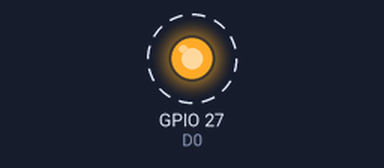
Bench run of a sketch on a simulated ESP32. Parts: output pins drawn as LEDs (lit = HIGH). Dashed ring = blinking. WiFi joins after 1.5 s; servers stay silent unless stated; what the sketch prints to the serial monitor is not drawn.

Above: at 2.0 s.
Timing chart, 0 to 6.1 s (numbered marks = the images above):
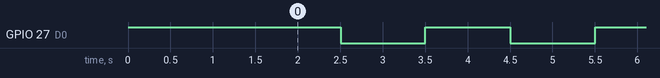

Measured:
- by itself, GPIO 27 (D0): alternates HIGH for 1.0 s and LOW for 1.0 s

The sketch:

Esp32_SPI.ino
```cpp
#include <Adafruit_Sensor.h>
#include <Adafruit_BME280.h>
#include <SPI.h>

#include <WiFi.h>
#include <WiFiUdp.h>

const char* ssid = "HOME-ACF0";
const char* password = "26102000";
WiFiUDP udpDevice;
uint16_t localUdpPort = 888;
uint16_t UDPPort = 5999;
#define MAX_LEDSERVERS 3
const char* hosts[MAX_LEDSERVERS] = {"192.168.1.66", "192.168.1.67", "192.168.1.68"};
#define SERIALMESSAGESIZE 3

uint8_t ledState = 0;
uint32_t previousMillis = 0;
#define ALIVE 1000
#define D0 27

#define BME_SCK 18
#define BME_MISO 19
#define BME_MOSI 23
#define BME_CS 5


#define SEALEVELPRESSURE_HPA (1013.25)


Adafruit_BME280 bme(BME_CS); // hardware SPI
bool status;

void setup() {
  //UDP SET-UP
  Serial.begin(115200);
  pinMode(D0, OUTPUT);     // Initialize the LED_BUILTIN pin as an output
  digitalWrite(D0, HIGH);
  Serial.println();
  Serial.println();
  Serial.print("Connecting to ");
  Serial.println(ssid);

  WiFi.mode(WIFI_STA);
  WiFi.begin(ssid, password);

  while (WiFi.status() != WL_CONNECTED) {
    delay(500);
    Serial.print(".");
  }
  Serial.println("");
  Serial.println("WiFi connected");
  // Print the IP address
  Serial.println(WiFi.localIP());
  udpDevice.begin(localUdpPort);

  //BME&RTC SET-UP
  status = bme.begin();
}

//UDP TASKS
void networkTask() {
  uint8_t i2c_data[7];
  uint8_t packetSize = udpDevice.parsePacket();
  //Serial.println(packetSize);
  if (packetSize >= 7) {

 for (int i = 0 ; i <= 7; i++) {
     i2c_data[i]= udpDevice.read();
    // Serial.print(i2c_data[i]);
    }

    float temperature = bme.readTemperature();
    float pressure = (bme.readPressure() / 100.0F);
    float altitude = bme.readAltitude(SEALEVELPRESSURE_HPA);
    float humidity = bme.readHumidity();

    uint8_t arr_temp[4] = {0};
    memcpy(arr_temp, (uint8_t *)&temperature, 4);
    uint8_t arr_pres[4] = {0};
    memcpy(arr_pres, (uint8_t *)&pressure, 4);
    uint8_t arr_alti[4] = {0};
    memcpy(arr_alti, (uint8_t *)&altitude, 4);
    uint8_t arr_humi[4] = {0};
    memcpy(arr_humi, (uint8_t *)&humidity, 4);

    uint8_t command[] = {i2c_data[0], i2c_data[1], i2c_data[2], i2c_data[3], i2c_data[4], i2c_data[5], i2c_data[6],
                         (unsigned char)arr_temp[0], (unsigned char)arr_temp[1], (unsigned char)arr_temp[2], (unsigned char)arr_temp[3],
                         (unsigned char)arr_pres[0], (unsigned char)arr_pres[1], (unsigned char)arr_pres[2], (unsigned char)arr_pres[3],
                         (unsigned char)arr_alti[0], (unsigned char)arr_alti[1], (unsigned char)arr_alti[2], (unsigned char)arr_alti[3],
                         (unsigned char)arr_humi[0], (unsigned char)arr_humi[1], (unsigned char)arr_humi[2], (unsigned char)arr_humi[3]
                        };

    udpDevice.beginPacket(hosts[0] , UDPPort);
    udpDevice.write(command, sizeof(command));
    udpDevice .endPacket();
    for (int i = 0 ; i < 23; i++) {
      Serial.print(command[i]);
    }
  }
}

void aliveTask() {
  uint32_t currentMillis;
  static uint8_t ledState = 0;
  currentMillis  = millis();
  if ((currentMillis - previousMillis) >= ALIVE) {
    previousMillis = currentMillis;
    if (ledState == 0) {
      digitalWrite(D0, HIGH);
      ledState = 1;
    }
    else {
      digitalWrite(D0, LOW);
      ledState = 0;
    }
  }
}

void loop() {
  networkTask();
  aliveTask();
}
```
